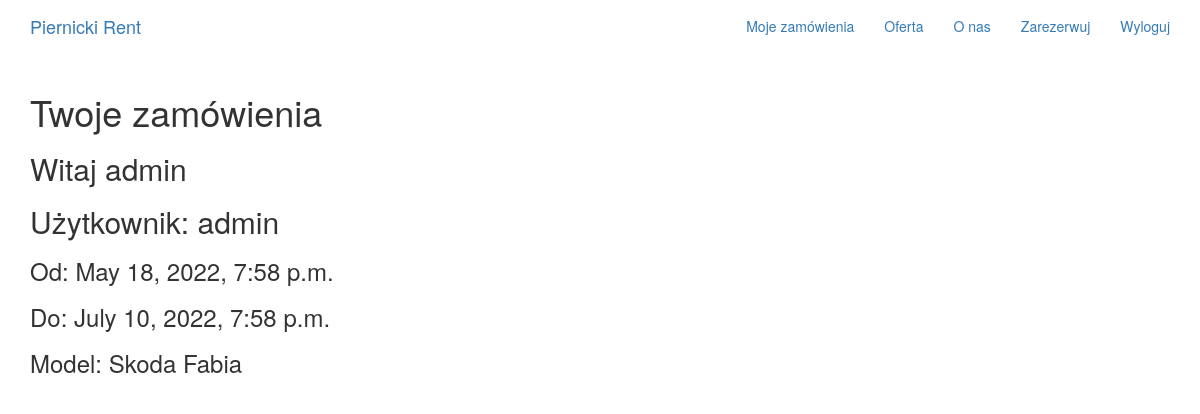
The page /cars/booking_list (signed in) on the database its author committed.
### cars/models.py (models this page shows, shortened)
class Booking(models.Model):
    user = models.ForeignKey(User, on_delete=models.CASCADE)
    car = models.ForeignKey(Car, on_delete=models.CASCADE)
    check_in = models.DateTimeField()
    check_out = models.DateTimeField()

class Car(models.Model):
    main = models.ForeignKey(CarMain, on_delete=models.CASCADE)
    detail = models.OneToOneField(CarDetail, on_delete=models.PROTECT)
    image = models.ImageField(blank=True, null=True)
    def __str__(self):
        return f"{self.main.marka} {self.main.model}"

class CarMain(models.Model):
    marka = models.CharField(max_length=16)
    model = models.CharField(max_length=32)

### cars/views.py (the view, shortened to what this page needs)
# urls.py: path('booking_list', BookingListView.as_view(), name = "booking_list"),
class BookingListView(ListView):
    model = Booking
    template_name = "booking_list.html"

### templates/cars/booking_list.html (shortened to what this page needs)
{% extends 'base.html' %}
{% block content %}
<head>
</head>
<div class="content">
    <div class="header">
        <div class="headings">
            <h1>Twoje zamówienia</h1>
            <h2>Witaj {{user}}</h2>
        </div>
    </div>
    <div class="bookings">
            {% for booking in booking_list %}
                {%if booking.user == user%}
                    <div class="booking">
                        <div class="category">
                            <h2>Użytkownik: {{booking.user}}</h2>
                        </div>
                        <div class="from">
                            <h3>Od: {{booking.check_in}}</h3>
                        </div>
                        <div class="to">
                            <h3>Do: {{booking.check_out}}</h3>
                        </div>
                        <div class="beds">
                            <h3>Model: {{booking.car}}</h3>
                        </div>
                    </div>
                {%endif%}
            {% endfor %}
    </div>
</div>
{% endblock %}

### rows shown on the page
Booking: user "admin", check_in "May 18, 2022, 7:58 p.m.", check_out "July 10, 2022, 7:58 p.m.", car "Skoda Fabia"

### other values the page prints
{{ user }} "admin"
